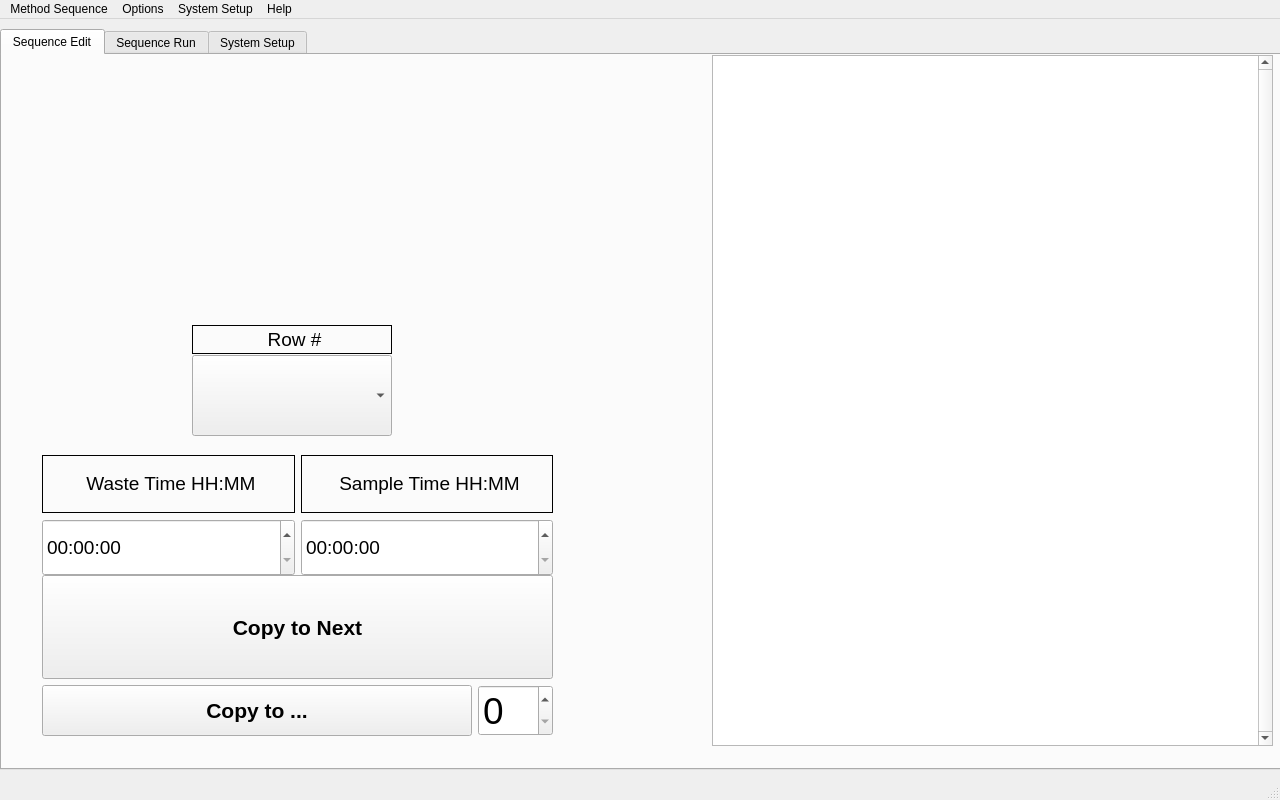
<?xml version="1.0" encoding="UTF-8"?>
<ui version="4.0">
 <class>NewMethod</class>
 <widget class="QMainWindow" name="NewMethod">
  <property name="geometry">
   <rect>
    <x>0</x>
    <y>0</y>
    <width>1280</width>
    <height>800</height>
   </rect>
  </property>
  <property name="sizePolicy">
   <sizepolicy hsizetype="Preferred" vsizetype="Maximum">
    <horstretch>0</horstretch>
    <verstretch>0</verstretch>
   </sizepolicy>
  </property>
  <property name="windowTitle">
   <string>MainWindow</string>
  </property>
  <widget class="QWidget" name="centralwidget">
   <property name="sizePolicy">
    <sizepolicy hsizetype="Fixed" vsizetype="Fixed">
     <horstretch>0</horstretch>
     <verstretch>0</verstretch>
    </sizepolicy>
   </property>
   <widget class="QTabWidget" name="tabWidget_page">
    <property name="geometry">
     <rect>
      <x>0</x>
      <y>10</y>
      <width>1813</width>
      <height>741</height>
     </rect>
    </property>
    <property name="sizePolicy">
     <sizepolicy hsizetype="Maximum" vsizetype="Expanding">
      <horstretch>3</horstretch>
      <verstretch>0</verstretch>
     </sizepolicy>
    </property>
    <property name="currentIndex">
     <number>0</number>
    </property>
    <widget class="QWidget" name="SequenceEdit">
     <property name="minimumSize">
      <size>
       <width>637</width>
       <height>0</height>
      </size>
     </property>
     <attribute name="title">
      <string>Sequence Edit</string>
     </attribute>
     <widget class="QTableView" name="tableView">
      <property name="geometry">
       <rect>
        <x>710</x>
        <y>0</y>
        <width>561</width>
        <height>691</height>
       </rect>
      </property>
      <property name="sizePolicy">
       <sizepolicy hsizetype="Minimum" vsizetype="Minimum">
        <horstretch>0</horstretch>
        <verstretch>0</verstretch>
       </sizepolicy>
      </property>
      <property name="font">
       <font>
        <pointsize>16</pointsize>
        <weight>75</weight>
        <bold>true</bold>
       </font>
      </property>
      <property name="frameShadow">
       <enum>QFrame::Sunken</enum>
      </property>
      <property name="lineWidth">
       <number>14</number>
      </property>
      <property name="midLineWidth">
       <number>6</number>
      </property>
      <property name="verticalScrollBarPolicy">
       <enum>Qt::ScrollBarAlwaysOn</enum>
      </property>
      <property name="horizontalScrollBarPolicy">
       <enum>Qt::ScrollBarAlwaysOff</enum>
      </property>
      <property name="sizeAdjustPolicy">
       <enum>QAbstractScrollArea::AdjustToContents</enum>
      </property>
      <property name="editTriggers">
       <set>QAbstractItemView::AnyKeyPressed|QAbstractItemView::EditKeyPressed|QAbstractItemView::SelectedClicked</set>
      </property>
      <property name="alternatingRowColors">
       <bool>true</bool>
      </property>
      <property name="selectionBehavior">
       <enum>QAbstractItemView::SelectItems</enum>
      </property>
      <attribute name="horizontalHeaderStretchLastSection">
       <bool>true</bool>
      </attribute>
     </widget>
     <widget class="QLabel" name="rowNumber_Lbl">
      <property name="geometry">
       <rect>
        <x>190</x>
        <y>270</y>
        <width>200</width>
        <height>29</height>
       </rect>
      </property>
      <property name="sizePolicy">
       <sizepolicy hsizetype="Preferred" vsizetype="Fixed">
        <horstretch>0</horstretch>
        <verstretch>0</verstretch>
       </sizepolicy>
      </property>
      <property name="font">
       <font>
        <pointsize>14</pointsize>
       </font>
      </property>
      <property name="frameShape">
       <enum>QFrame::Box</enum>
      </property>
      <property name="text">
       <string>&lt;html&gt;&lt;head/&gt;&lt;body&gt;&lt;p align=&quot;center&quot;&gt;Row #&lt;/p&gt;&lt;/body&gt;&lt;/html&gt;</string>
      </property>
     </widget>
     <widget class="QWidget" name="layoutWidget">
      <property name="geometry">
       <rect>
        <x>50</x>
        <y>50</y>
        <width>501</width>
        <height>201</height>
       </rect>
      </property>
      <layout class="QGridLayout" name="gridLayoutTimeControl"/>
     </widget>
     <widget class="QWidget" name="layoutWidget">
      <property name="geometry">
       <rect>
        <x>40</x>
        <y>400</y>
        <width>511</width>
        <height>121</height>
       </rect>
      </property>
      <layout class="QHBoxLayout" name="horizontalLayout_TimeControl">
       <item>
        <layout class="QVBoxLayout" name="verticalLayout_WasteTime">
         <item>
          <widget class="QLabel" name="wasteTime_Lbl">
           <property name="sizePolicy">
            <sizepolicy hsizetype="Preferred" vsizetype="Minimum">
             <horstretch>0</horstretch>
             <verstretch>0</verstretch>
            </sizepolicy>
           </property>
           <property name="font">
            <font>
             <pointsize>14</pointsize>
            </font>
           </property>
           <property name="frameShape">
            <enum>QFrame::Box</enum>
           </property>
           <property name="text">
            <string>&lt;html&gt;&lt;head/&gt;&lt;body&gt;&lt;p align=&quot;center&quot;&gt;Waste Time HH:MM&lt;/p&gt;&lt;/body&gt;&lt;/html&gt;</string>
           </property>
          </widget>
         </item>
         <item>
          <widget class="QTimeEdit" name="wasteTime">
           <property name="sizePolicy">
            <sizepolicy hsizetype="Minimum" vsizetype="Minimum">
             <horstretch>0</horstretch>
             <verstretch>0</verstretch>
            </sizepolicy>
           </property>
           <property name="font">
            <font>
             <pointsize>14</pointsize>
            </font>
           </property>
          </widget>
         </item>
        </layout>
       </item>
       <item>
        <layout class="QVBoxLayout" name="verticalLayout_SampleTime">
         <item>
          <widget class="QLabel" name="sampleTime_Lbl">
           <property name="sizePolicy">
            <sizepolicy hsizetype="Preferred" vsizetype="Minimum">
             <horstretch>0</horstretch>
             <verstretch>0</verstretch>
            </sizepolicy>
           </property>
           <property name="font">
            <font>
             <pointsize>14</pointsize>
            </font>
           </property>
           <property name="frameShape">
            <enum>QFrame::Box</enum>
           </property>
           <property name="text">
            <string>&lt;html&gt;&lt;head/&gt;&lt;body&gt;&lt;p align=&quot;center&quot;&gt;Sample Time  HH:MM&lt;/p&gt;&lt;/body&gt;&lt;/html&gt;</string>
           </property>
          </widget>
         </item>
         <item>
          <widget class="QTimeEdit" name="sampleTime">
           <property name="sizePolicy">
            <sizepolicy hsizetype="Minimum" vsizetype="Minimum">
             <horstretch>0</horstretch>
             <verstretch>0</verstretch>
            </sizepolicy>
           </property>
           <property name="font">
            <font>
             <pointsize>14</pointsize>
            </font>
           </property>
          </widget>
         </item>
        </layout>
       </item>
      </layout>
     </widget>
     <widget class="QWidget" name="layoutWidget">
      <property name="geometry">
       <rect>
        <x>40</x>
        <y>520</y>
        <width>511</width>
        <height>161</height>
       </rect>
      </property>
      <layout class="QVBoxLayout" name="verticalLayout_CopyButtons">
       <item>
        <widget class="QPushButton" name="copyToNext">
         <property name="sizePolicy">
          <sizepolicy hsizetype="Minimum" vsizetype="Minimum">
           <horstretch>0</horstretch>
           <verstretch>0</verstretch>
          </sizepolicy>
         </property>
         <property name="font">
          <font>
           <pointsize>16</pointsize>
           <weight>75</weight>
           <bold>true</bold>
          </font>
         </property>
         <property name="text">
          <string>Copy to Next</string>
         </property>
        </widget>
       </item>
       <item>
        <layout class="QHBoxLayout" name="horizontalLayout_CopyAlt">
         <item>
          <widget class="QPushButton" name="copyToAlt">
           <property name="sizePolicy">
            <sizepolicy hsizetype="Minimum" vsizetype="Minimum">
             <horstretch>5</horstretch>
             <verstretch>0</verstretch>
            </sizepolicy>
           </property>
           <property name="font">
            <font>
             <pointsize>16</pointsize>
             <weight>75</weight>
             <bold>true</bold>
            </font>
           </property>
           <property name="text">
            <string>Copy to ...</string>
           </property>
          </widget>
         </item>
         <item>
          <widget class="QSpinBox" name="copyToIndex">
           <property name="font">
            <font>
             <pointsize>28</pointsize>
            </font>
           </property>
          </widget>
         </item>
        </layout>
       </item>
      </layout>
     </widget>
     <widget class="QComboBox" name="rowNumberIndex">
      <property name="geometry">
       <rect>
        <x>190</x>
        <y>300</y>
        <width>200</width>
        <height>81</height>
       </rect>
      </property>
      <property name="sizePolicy">
       <sizepolicy hsizetype="Maximum" vsizetype="Minimum">
        <horstretch>0</horstretch>
        <verstretch>0</verstretch>
       </sizepolicy>
      </property>
      <property name="font">
       <font>
        <pointsize>20</pointsize>
       </font>
      </property>
     </widget>
     <zorder>layoutWidget</zorder>
     <zorder>rowNumberIndex</zorder>
     <zorder>tableView</zorder>
     <zorder>rowNumber_Lbl</zorder>
     <zorder>layoutWidget</zorder>
     <zorder>layoutWidget</zorder>
    </widget>
    <widget class="QWidget" name="SequenceRun">
     <property name="minimumSize">
      <size>
       <width>637</width>
       <height>0</height>
      </size>
     </property>
     <attribute name="title">
      <string>Sequence Run</string>
     </attribute>
     <widget class="QLabel" name="label_RunStat">
      <property name="geometry">
       <rect>
        <x>1</x>
        <y>1</y>
        <width>621</width>
        <height>31</height>
       </rect>
      </property>
      <property name="font">
       <font>
        <pointsize>20</pointsize>
       </font>
      </property>
      <property name="text">
       <string>Run Status  Current Operation</string>
      </property>
      <property name="alignment">
       <set>Qt::AlignCenter</set>
      </property>
     </widget>
     <widget class="QWidget" name="layoutWidget">
      <property name="geometry">
       <rect>
        <x>0</x>
        <y>600</y>
        <width>1271</width>
        <height>111</height>
       </rect>
      </property>
      <layout class="QHBoxLayout" name="horizontalLayout_CtlButtons">
       <item>
        <widget class="QPushButton" name="pauseButton">
         <property name="sizePolicy">
          <sizepolicy hsizetype="Minimum" vsizetype="Minimum">
           <horstretch>0</horstretch>
           <verstretch>0</verstretch>
          </sizepolicy>
         </property>
         <property name="text">
          <string>Pause Sequence</string>
         </property>
        </widget>
       </item>
       <item>
        <widget class="QPushButton" name="startButton">
         <property name="sizePolicy">
          <sizepolicy hsizetype="Minimum" vsizetype="Minimum">
           <horstretch>0</horstretch>
           <verstretch>0</verstretch>
          </sizepolicy>
         </property>
         <property name="text">
          <string>Start Sequence</string>
         </property>
        </widget>
       </item>
       <item>
        <widget class="QPushButton" name="stopButton">
         <property name="sizePolicy">
          <sizepolicy hsizetype="Minimum" vsizetype="Minimum">
           <horstretch>0</horstretch>
           <verstretch>0</verstretch>
          </sizepolicy>
         </property>
         <property name="text">
          <string>Halt Sequence </string>
         </property>
        </widget>
       </item>
      </layout>
     </widget>
     <widget class="QWidget" name="layoutWidget">
      <property name="geometry">
       <rect>
        <x>0</x>
        <y>28</y>
        <width>1271</width>
        <height>571</height>
       </rect>
      </property>
      <layout class="QVBoxLayout" name="verticalLayout_TimeTracker">
       <item>
        <layout class="QVBoxLayout" name="verticalLayout_CurrentAct">
         <item>
          <spacer name="horizontalSpacer_CurrAct">
           <property name="orientation">
            <enum>Qt::Horizontal</enum>
           </property>
           <property name="sizeHint" stdset="0">
            <size>
             <width>40</width>
             <height>13</height>
            </size>
           </property>
          </spacer>
         </item>
         <item>
          <layout class="QHBoxLayout" name="horizontalLayout_CurrentActNum">
           <item>
            <widget class="QLabel" name="label_CurrAct">
             <property name="sizePolicy">
              <sizepolicy hsizetype="Preferred" vsizetype="Preferred">
               <horstretch>1</horstretch>
               <verstretch>0</verstretch>
              </sizepolicy>
             </property>
             <property name="font">
              <font>
               <pointsize>12</pointsize>
               <weight>75</weight>
               <bold>true</bold>
              </font>
             </property>
             <property name="text">
              <string>Current Action</string>
             </property>
            </widget>
           </item>
           <item>
            <widget class="QLineEdit" name="currentAction"/>
           </item>
           <item>
            <widget class="QLCDNumber" name="timeActionRemaining">
             <property name="sizePolicy">
              <sizepolicy hsizetype="Minimum" vsizetype="Minimum">
               <horstretch>1</horstretch>
               <verstretch>0</verstretch>
              </sizepolicy>
             </property>
             <property name="font">
              <font>
               <weight>75</weight>
               <bold>true</bold>
              </font>
             </property>
             <property name="digitCount">
              <number>8</number>
             </property>
             <property name="value" stdset="0">
              <double>0.000000000000000</double>
             </property>
            </widget>
           </item>
           <item>
            <widget class="QLabel" name="label_CurrActHMSRem">
             <property name="font">
              <font>
               <pointsize>12</pointsize>
               <weight>75</weight>
               <bold>true</bold>
              </font>
             </property>
             <property name="text">
              <string>H:M:S  Remain Of</string>
             </property>
             <property name="alignment">
              <set>Qt::AlignCenter</set>
             </property>
            </widget>
           </item>
           <item>
            <widget class="QLCDNumber" name="timeActionTotal">
             <property name="sizePolicy">
              <sizepolicy hsizetype="Minimum" vsizetype="Minimum">
               <horstretch>1</horstretch>
               <verstretch>0</verstretch>
              </sizepolicy>
             </property>
             <property name="font">
              <font>
               <weight>75</weight>
               <bold>true</bold>
              </font>
             </property>
            </widget>
           </item>
           <item>
            <widget class="QLabel" name="label_CurrActHMS">
             <property name="font">
              <font>
               <pointsize>12</pointsize>
               <weight>75</weight>
               <bold>true</bold>
              </font>
             </property>
             <property name="text">
              <string>H:M:S</string>
             </property>
            </widget>
           </item>
          </layout>
         </item>
         <item>
          <widget class="QProgressBar" name="progressBarAction">
           <property name="value">
            <number>24</number>
           </property>
          </widget>
         </item>
        </layout>
       </item>
       <item>
        <layout class="QVBoxLayout" name="verticalLayout_CurrStep">
         <item>
          <spacer name="verticalSpacer_CurrStep">
           <property name="orientation">
            <enum>Qt::Horizontal</enum>
           </property>
           <property name="sizeType">
            <enum>QSizePolicy::Minimum</enum>
           </property>
           <property name="sizeHint" stdset="0">
            <size>
             <width>616</width>
             <height>13</height>
            </size>
           </property>
          </spacer>
         </item>
         <item>
          <layout class="QHBoxLayout" name="horizontalLayout_CurrStepNum">
           <item>
            <widget class="QLabel" name="label_3">
             <property name="sizePolicy">
              <sizepolicy hsizetype="Preferred" vsizetype="Preferred">
               <horstretch>1</horstretch>
               <verstretch>0</verstretch>
              </sizepolicy>
             </property>
             <property name="font">
              <font>
               <pointsize>12</pointsize>
               <weight>75</weight>
               <bold>true</bold>
              </font>
             </property>
             <property name="text">
              <string>Current Step</string>
             </property>
            </widget>
           </item>
           <item>
            <widget class="QLineEdit" name="currentStep"/>
           </item>
           <item>
            <widget class="QLCDNumber" name="timeStepRemaining">
             <property name="sizePolicy">
              <sizepolicy hsizetype="Minimum" vsizetype="Minimum">
               <horstretch>1</horstretch>
               <verstretch>0</verstretch>
              </sizepolicy>
             </property>
             <property name="font">
              <font>
               <weight>75</weight>
               <bold>true</bold>
              </font>
             </property>
            </widget>
           </item>
           <item>
            <widget class="QLabel" name="label_CurrStepHMSRem">
             <property name="font">
              <font>
               <pointsize>12</pointsize>
               <weight>75</weight>
               <bold>true</bold>
              </font>
             </property>
             <property name="text">
              <string>H:M:S Remain Of</string>
             </property>
             <property name="alignment">
              <set>Qt::AlignCenter</set>
             </property>
            </widget>
           </item>
           <item>
            <widget class="QLCDNumber" name="timeStepTotal">
             <property name="sizePolicy">
              <sizepolicy hsizetype="Minimum" vsizetype="Minimum">
               <horstretch>1</horstretch>
               <verstretch>0</verstretch>
              </sizepolicy>
             </property>
             <property name="font">
              <font>
               <weight>75</weight>
               <bold>true</bold>
              </font>
             </property>
            </widget>
           </item>
           <item>
            <widget class="QLabel" name="label_17">
             <property name="font">
              <font>
               <pointsize>12</pointsize>
               <weight>75</weight>
               <bold>true</bold>
              </font>
             </property>
             <property name="text">
              <string>H:M:S</string>
             </property>
            </widget>
           </item>
          </layout>
         </item>
         <item>
          <widget class="QProgressBar" name="progressBarStep">
           <property name="value">
            <number>24</number>
           </property>
          </widget>
         </item>
        </layout>
       </item>
       <item>
        <layout class="QVBoxLayout" name="verticalLayout_CurrRun">
         <item>
          <spacer name="verticalSpacer_CurrRun">
           <property name="orientation">
            <enum>Qt::Horizontal</enum>
           </property>
           <property name="sizeType">
            <enum>QSizePolicy::Minimum</enum>
           </property>
           <property name="sizeHint" stdset="0">
            <size>
             <width>616</width>
             <height>13</height>
            </size>
           </property>
          </spacer>
         </item>
         <item>
          <layout class="QHBoxLayout" name="horizontalLayout_CurrRunNum">
           <item>
            <widget class="QLabel" name="label_CurrRun">
             <property name="sizePolicy">
              <sizepolicy hsizetype="Preferred" vsizetype="Preferred">
               <horstretch>1</horstretch>
               <verstretch>0</verstretch>
              </sizepolicy>
             </property>
             <property name="font">
              <font>
               <pointsize>12</pointsize>
               <weight>75</weight>
               <bold>true</bold>
              </font>
             </property>
             <property name="text">
              <string>Current Run</string>
             </property>
            </widget>
           </item>
           <item>
            <widget class="QLineEdit" name="currentRun"/>
           </item>
           <item>
            <widget class="QLCDNumber" name="timeRunRemaining">
             <property name="sizePolicy">
              <sizepolicy hsizetype="Minimum" vsizetype="Minimum">
               <horstretch>1</horstretch>
               <verstretch>0</verstretch>
              </sizepolicy>
             </property>
             <property name="font">
              <font>
               <weight>75</weight>
               <bold>true</bold>
              </font>
             </property>
            </widget>
           </item>
           <item>
            <widget class="QLabel" name="label_CurrRunHMSRem">
             <property name="font">
              <font>
               <pointsize>12</pointsize>
               <weight>75</weight>
               <bold>true</bold>
              </font>
             </property>
             <property name="text">
              <string>H:M:S Remain Of</string>
             </property>
             <property name="alignment">
              <set>Qt::AlignCenter</set>
             </property>
            </widget>
           </item>
           <item>
            <widget class="QLCDNumber" name="timeRunTotal">
             <property name="sizePolicy">
              <sizepolicy hsizetype="Minimum" vsizetype="Minimum">
               <horstretch>1</horstretch>
               <verstretch>0</verstretch>
              </sizepolicy>
             </property>
             <property name="font">
              <font>
               <family>Cantarell</family>
               <weight>75</weight>
               <bold>true</bold>
              </font>
             </property>
            </widget>
           </item>
           <item>
            <widget class="QLabel" name="label_CurrRunHMS">
             <property name="font">
              <font>
               <pointsize>12</pointsize>
               <weight>75</weight>
               <bold>true</bold>
              </font>
             </property>
             <property name="text">
              <string>H:M:S</string>
             </property>
            </widget>
           </item>
          </layout>
         </item>
         <item>
          <widget class="QProgressBar" name="progressBarRun">
           <property name="value">
            <number>24</number>
           </property>
          </widget>
         </item>
        </layout>
       </item>
      </layout>
     </widget>
     <widget class="QLineEdit" name="pumpStat">
      <property name="geometry">
       <rect>
        <x>620</x>
        <y>0</y>
        <width>171</width>
        <height>31</height>
       </rect>
      </property>
     </widget>
    </widget>
    <widget class="QWidget" name="SystemSetup">
     <attribute name="title">
      <string>System Setup</string>
     </attribute>
     <widget class="QTableView" name="tablePosData">
      <property name="geometry">
       <rect>
        <x>1020</x>
        <y>0</y>
        <width>231</width>
        <height>701</height>
       </rect>
      </property>
     </widget>
     <widget class="QWidget" name="layoutWidget">
      <property name="geometry">
       <rect>
        <x>4</x>
        <y>7</y>
        <width>811</width>
        <height>311</height>
       </rect>
      </property>
      <layout class="QVBoxLayout" name="verticalLayout_MainElements">
       <property name="spacing">
        <number>10</number>
       </property>
       <property name="leftMargin">
        <number>4</number>
       </property>
       <property name="topMargin">
        <number>4</number>
       </property>
       <property name="rightMargin">
        <number>4</number>
       </property>
       <property name="bottomMargin">
        <number>4</number>
       </property>
       <item>
        <layout class="QHBoxLayout" name="horizontalLayout_SysName">
         <item>
          <widget class="QLabel" name="label_SystemName">
           <property name="text">
            <string>    System Name</string>
           </property>
          </widget>
         </item>
         <item>
          <widget class="QLineEdit" name="lineEditSystemName"/>
         </item>
        </layout>
       </item>
       <item>
        <layout class="QHBoxLayout" name="horizontalLayout_LastSave">
         <item>
          <widget class="QLabel" name="label_LastSaved">
           <property name="text">
            <string>    Last Saved</string>
           </property>
          </widget>
         </item>
         <item>
          <widget class="QDateTimeEdit" name="dateTimeEdit"/>
         </item>
        </layout>
       </item>
       <item>
        <layout class="QHBoxLayout" name="horizontalLayout_LastCont">
         <item>
          <widget class="QLabel" name="label_LastCont">
           <property name="text">
            <string>    Last Control Send</string>
           </property>
          </widget>
         </item>
         <item>
          <widget class="QLineEdit" name="commSent"/>
         </item>
        </layout>
       </item>
       <item>
        <layout class="QHBoxLayout" name="horizontalLayout_LastContRet">
         <item>
          <widget class="QLabel" name="label_LastContRtn">
           <property name="text">
            <string>    Last Control Return</string>
           </property>
          </widget>
         </item>
         <item>
          <widget class="QLineEdit" name="commRtn"/>
         </item>
        </layout>
       </item>
      </layout>
     </widget>
     <widget class="QPushButton" name="openDeviceSettings">
      <property name="geometry">
       <rect>
        <x>70</x>
        <y>420</y>
        <width>301</width>
        <height>191</height>
       </rect>
      </property>
      <property name="font">
       <font>
        <pointsize>15</pointsize>
        <weight>75</weight>
        <bold>true</bold>
       </font>
      </property>
      <property name="text">
       <string>Open Device Settings</string>
      </property>
     </widget>
     <widget class="QWidget" name="layoutWidget">
      <property name="geometry">
       <rect>
        <x>500</x>
        <y>360</y>
        <width>314</width>
        <height>201</height>
       </rect>
      </property>
      <layout class="QVBoxLayout" name="verticalLayout_PositionData">
       <property name="spacing">
        <number>8</number>
       </property>
       <property name="leftMargin">
        <number>4</number>
       </property>
       <property name="topMargin">
        <number>4</number>
       </property>
       <property name="rightMargin">
        <number>4</number>
       </property>
       <property name="bottomMargin">
        <number>4</number>
       </property>
       <item>
        <widget class="QLabel" name="label_PositionData">
         <property name="font">
          <font>
           <pointsize>15</pointsize>
           <weight>75</weight>
           <bold>true</bold>
          </font>
         </property>
         <property name="text">
          <string>Position Data</string>
         </property>
         <property name="alignment">
          <set>Qt::AlignCenter</set>
         </property>
        </widget>
       </item>
       <item>
        <layout class="QHBoxLayout" name="horizontalLayout_Pos1">
         <item>
          <widget class="QLabel" name="positionOne_Lbl">
           <property name="font">
            <font>
             <pointsize>13</pointsize>
            </font>
           </property>
           <property name="text">
            <string>  Position 1</string>
           </property>
          </widget>
         </item>
         <item>
          <widget class="QDoubleSpinBox" name="positionOne">
           <property name="whatsThis">
            <string>Waste Position</string>
           </property>
           <property name="accessibleName">
            <string/>
           </property>
           <property name="layoutDirection">
            <enum>Qt::LeftToRight</enum>
           </property>
           <property name="decimals">
            <number>1</number>
           </property>
           <property name="maximum">
            <double>300.000000000000000</double>
           </property>
           <property name="singleStep">
            <double>0.100000000000000</double>
           </property>
          </widget>
         </item>
        </layout>
       </item>
       <item>
        <layout class="QHBoxLayout" name="horizontalLayout_Pos13">
         <item>
          <widget class="QLabel" name="positionThirteen_Lbl">
           <property name="font">
            <font>
             <pointsize>13</pointsize>
            </font>
           </property>
           <property name="text">
            <string>  Position 13</string>
           </property>
          </widget>
         </item>
         <item>
          <widget class="QDoubleSpinBox" name="positionThirteen">
           <property name="whatsThis">
            <string>Waste Position</string>
           </property>
           <property name="accessibleName">
            <string/>
           </property>
           <property name="layoutDirection">
            <enum>Qt::LeftToRight</enum>
           </property>
           <property name="decimals">
            <number>1</number>
           </property>
           <property name="maximum">
            <double>300.000000000000000</double>
           </property>
           <property name="singleStep">
            <double>0.100000000000000</double>
           </property>
          </widget>
         </item>
        </layout>
       </item>
       <item>
        <layout class="QHBoxLayout" name="horizontalLayout_PosWaste">
         <item>
          <widget class="QLabel" name="wastePosition_Lbl">
           <property name="font">
            <font>
             <pointsize>13</pointsize>
            </font>
           </property>
           <property name="text">
            <string>  Waste Position</string>
           </property>
          </widget>
         </item>
         <item>
          <widget class="QDoubleSpinBox" name="wastePosition">
           <property name="whatsThis">
            <string>Waste Position</string>
           </property>
           <property name="accessibleName">
            <string/>
           </property>
           <property name="layoutDirection">
            <enum>Qt::LeftToRight</enum>
           </property>
           <property name="decimals">
            <number>1</number>
           </property>
           <property name="maximum">
            <double>300.000000000000000</double>
           </property>
           <property name="singleStep">
            <double>0.100000000000000</double>
           </property>
          </widget>
         </item>
        </layout>
       </item>
      </layout>
     </widget>
     <widget class="QWidget" name="layoutWidget">
      <property name="geometry">
       <rect>
        <x>110</x>
        <y>330</y>
        <width>346</width>
        <height>103</height>
       </rect>
      </property>
      <layout class="QVBoxLayout" name="verticalLayout">
       <item>
        <widget class="QLabel" name="label_ServiceMenu">
         <property name="text">
          <string>Service Menu</string>
         </property>
         <property name="alignment">
          <set>Qt::AlignCenter</set>
         </property>
        </widget>
       </item>
       <item>
        <layout class="QGridLayout" name="gridLayout">
         <item row="0" column="0">
          <layout class="QHBoxLayout" name="horizontalLayout_2">
           <item>
            <widget class="QLabel" name="label_Acceleration">
             <property name="text">
              <string>Acceleration </string>
             </property>
             <property name="alignment">
              <set>Qt::AlignCenter</set>
             </property>
            </widget>
           </item>
           <item>
            <widget class="QSpinBox" name="accelerationMultiplier">
             <property name="minimum">
              <number>1</number>
             </property>
             <property name="maximum">
              <number>12</number>
             </property>
            </widget>
           </item>
          </layout>
         </item>
         <item row="0" column="1">
          <widget class="QCheckBox" name="checkNoCom">
           <property name="text">
            <string>No Comm - Dry Run</string>
           </property>
          </widget>
         </item>
         <item row="1" column="0">
          <layout class="QHBoxLayout" name="horizontalLayout">
           <item>
            <widget class="QLabel" name="label_Acceleration_2">
             <property name="text">
              <string>Loop Speed</string>
             </property>
             <property name="alignment">
              <set>Qt::AlignCenter</set>
             </property>
            </widget>
           </item>
           <item>
            <widget class="QSpinBox" name="loopSpeed">
             <property name="minimum">
              <number>1</number>
             </property>
             <property name="maximum">
              <number>10000</number>
             </property>
            </widget>
           </item>
          </layout>
         </item>
         <item row="1" column="1">
          <widget class="QCheckBox" name="checkTouchScreen">
           <property name="text">
            <string>Touch Screen off</string>
           </property>
          </widget>
         </item>
        </layout>
       </item>
      </layout>
     </widget>
     <zorder>openDeviceSettings</zorder>
     <zorder>layoutWidget</zorder>
     <zorder>layoutWidget</zorder>
     <zorder>layoutWidget</zorder>
     <zorder>tablePosData</zorder>
    </widget>
   </widget>
  </widget>
  <widget class="QMenuBar" name="menubar">
   <property name="geometry">
    <rect>
     <x>0</x>
     <y>0</y>
     <width>1280</width>
     <height>29</height>
    </rect>
   </property>
   <widget class="QMenu" name="menuMethod_Sequence">
    <property name="title">
     <string>Method Sequence</string>
    </property>
    <addaction name="actionNew"/>
    <addaction name="actionOpen"/>
    <addaction name="actionSave"/>
    <addaction name="actionSave_As"/>
    <addaction name="separator"/>
    <addaction name="actionExit"/>
   </widget>
   <widget class="QMenu" name="menuSystem_Setup">
    <property name="title">
     <string>System Setup</string>
    </property>
    <widget class="QMenu" name="menuOpen_Settings_File">
     <property name="title">
      <string>Open Settings File</string>
     </property>
     <addaction name="actionBrowse"/>
     <addaction name="separator"/>
    </widget>
    <addaction name="menuOpen_Settings_File"/>
    <addaction name="actionSave_Settings_File"/>
   </widget>
   <widget class="QMenu" name="menuHelp">
    <property name="title">
     <string>Help</string>
    </property>
    <addaction name="actionHelp_Method_Edit"/>
    <addaction name="separator"/>
    <addaction name="actionAbout_Method_Edit"/>
   </widget>
   <widget class="QMenu" name="menuOptions">
    <property name="title">
     <string>Options</string>
    </property>
    <addaction name="actionToggle_Log"/>
    <addaction name="actionLog_Off"/>
    <addaction name="separator"/>
    <addaction name="actionFile_Locations"/>
   </widget>
   <addaction name="menuMethod_Sequence"/>
   <addaction name="menuOptions"/>
   <addaction name="menuSystem_Setup"/>
   <addaction name="menuHelp"/>
  </widget>
  <widget class="QStatusBar" name="statusbar"/>
  <action name="actionOpen">
   <property name="text">
    <string>Open</string>
   </property>
  </action>
  <action name="actionSave">
   <property name="text">
    <string>Save</string>
   </property>
  </action>
  <action name="actionSave_As">
   <property name="text">
    <string>Save As</string>
   </property>
  </action>
  <action name="actionExit">
   <property name="text">
    <string>Exit</string>
   </property>
  </action>
  <action name="actionSave_Settings_File">
   <property name="text">
    <string>Save Settings File</string>
   </property>
  </action>
  <action name="actionHelp_Method_Edit">
   <property name="text">
    <string>Help Method Edit</string>
   </property>
  </action>
  <action name="actionAbout_Method_Edit">
   <property name="text">
    <string>About Method Edit</string>
   </property>
  </action>
  <action name="actionToggle_Log">
   <property name="text">
    <string>Start Log</string>
   </property>
  </action>
  <action name="actionFile_Locations">
   <property name="text">
    <string>File Locations</string>
   </property>
  </action>
  <action name="actionLog_Off">
   <property name="text">
    <string>Stop Log</string>
   </property>
  </action>
  <action name="actionNew">
   <property name="text">
    <string>New</string>
   </property>
  </action>
  <action name="actionBrowse">
   <property name="text">
    <string>Browse...</string>
   </property>
  </action>
 </widget>
 <resources/>
 <connections/>
</ui>
